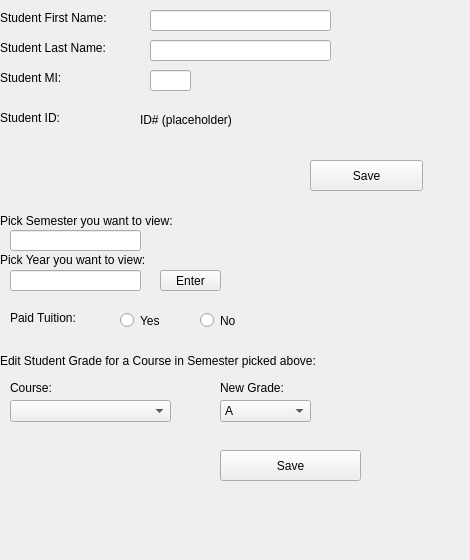
      <widget class="QWidget" name="stackedWidget_2Page1">
       <widget class="QLabel" name="label_65">
        <property name="geometry">
         <rect>
          <x>0</x>
          <y>10</y>
          <width>181</width>
          <height>16</height>
         </rect>
        </property>
        <property name="text">
         <string>Student First Name:</string>
        </property>
       </widget>
       <widget class="QLineEdit" name="studentFirstNameLineEdit">
        <property name="geometry">
         <rect>
          <x>150</x>
          <y>10</y>
          <width>181</width>
          <height>21</height>
         </rect>
        </property>
       </widget>
       <widget class="QLabel" name="label_220">
        <property name="geometry">
         <rect>
          <x>0</x>
          <y>40</y>
          <width>171</width>
          <height>16</height>
         </rect>
        </property>
        <property name="text">
         <string>Student Last Name:</string>
        </property>
       </widget>
       <widget class="QLineEdit" name="studentLastNameLineEdit">
        <property name="geometry">
         <rect>
          <x>150</x>
          <y>40</y>
          <width>181</width>
          <height>21</height>
         </rect>
        </property>
       </widget>
       <widget class="QLabel" name="label_230">
        <property name="geometry">
         <rect>
          <x>0</x>
          <y>70</y>
          <width>81</width>
          <height>16</height>
         </rect>
        </property>
        <property name="text">
         <string>Student MI:</string>
        </property>
       </widget>
       <widget class="QLineEdit" name="studentMILineEdit">
        <property name="geometry">
         <rect>
          <x>150</x>
          <y>70</y>
          <width>41</width>
          <height>21</height>
         </rect>
        </property>
       </widget>
       <widget class="QLabel" name="label_66">
        <property name="geometry">
         <rect>
          <x>0</x>
          <y>110</y>
          <width>81</width>
          <height>16</height>
         </rect>
        </property>
        <property name="text">
         <string>Student ID:</string>
        </property>
       </widget>
       <widget class="QPushButton" name="saveStudentData">
        <property name="geometry">
         <rect>
          <x>310</x>
          <y>160</y>
          <width>113</width>
          <height>31</height>
         </rect>
        </property>
        <property name="text">
         <string>Save</string>
        </property>
       </widget>
       <widget class="QWidget" name="widget" native="true">
        <property name="enabled">
         <bool>true</bool>
        </property>
        <property name="geometry">
         <rect>
          <x>-10</x>
          <y>200</y>
          <width>461</width>
          <height>351</height>
         </rect>
        </property>
        <property name="autoFillBackground">
         <bool>false</bool>
        </property>
        <widget class="QLabel" name="label_160">
         <property name="geometry">
          <rect>
           <x>10</x>
           <y>10</y>
           <width>251</width>
           <height>21</height>
          </rect>
         </property>
         <property name="text">
          <string>Pick Semester you want to view:</string>
         </property>
        </widget>
        <widget class="QLabel" name="label_161">
         <property name="geometry">
          <rect>
           <x>20</x>
           <y>110</y>
           <width>91</width>
           <height>16</height>
          </rect>
         </property>
         <property name="text">
          <string>Paid Tuition:</string>
         </property>
        </widget>
        <widget class="QRadioButton" name="radioButton">
         <property name="geometry">
          <rect>
           <x>130</x>
           <y>110</y>
           <width>141</width>
           <height>21</height>
          </rect>
         </property>
         <property name="text">
          <string>Yes</string>
         </property>
        </widget>
        <widget class="QRadioButton" name="radioButton_2">
         <property name="geometry">
          <rect>
           <x>210</x>
           <y>110</y>
           <width>91</width>
           <height>21</height>
          </rect>
         </property>
         <property name="text">
          <string>No</string>
         </property>
        </widget>
        <widget class="QWidget" name="widget_3" native="true">
         <property name="geometry">
          <rect>
           <x>10</x>
           <y>140</y>
           <width>451</width>
           <height>191</height>
          </rect>
         </property>
         <widget class="QLabel" name="label_67">
          <property name="geometry">
           <rect>
            <x>0</x>
            <y>10</y>
            <width>450</width>
            <height>21</height>
           </rect>
          </property>
          <property name="text">
           <string>Edit Student Grade for a Course in Semester picked above:</string>
          </property>
         </widget>
         <widget class="QLabel" name="label_68">
          <property name="geometry">
           <rect>
            <x>10</x>
            <y>40</y>
            <width>51</width>
            <height>16</height>
           </rect>
          </property>
          <property name="text">
           <string>Course: </string>
          </property>
         </widget>
         <widget class="QComboBox" name="studentGradeCourseComboBox">
          <property name="geometry">
           <rect>
            <x>10</x>
            <y>60</y>
            <width>161</width>
            <height>22</height>
           </rect>
          </property>
         </widget>
         <widget class="QLabel" name="label_200">
          <property name="geometry">
           <rect>
            <x>220</x>
            <y>40</y>
            <width>91</width>
            <height>16</height>
           </rect>
          </property>
          <property name="text">
           <string>New Grade:</string>
          </property>
         </widget>
         <widget class="QComboBox" name="studentGradeNewGradeComboBox">
          <property name="geometry">
           <rect>
            <x>220</x>
            <y>60</y>
            <width>91</width>
            <height>22</height>
           </rect>
          </property>
          <property name="currentText">
           <string>A</string>
          </property>
          <property name="currentIndex">
           <number>0</number>
          </property>
          <item>
           <property name="text">
            <string>A</string>
           </property>
          </item>
          <item>
           <property name="text">
            <string>B</string>
           </property>
          </item>
          <item>
           <property name="text">
            <string>C</string>
           </property>
          </item>
          <item>
           <property name="text">
            <string>D</string>
           </property>
          </item>
          <item>
           <property name="text">
            <string>F</string>
           </property>
          </item>
         </widget>
         <widget class="QPushButton" name="saveStudentGrade">
          <property name="geometry">
           <rect>
            <x>220</x>
            <y>110</y>
            <width>141</width>
            <height>31</height>
           </rect>
          </property>
          <property name="text">
           <string>Save</string>
          </property>
         </widget>
        </widget>
        <widget class="QPushButton" name="semesterEnter">
         <property name="geometry">
          <rect>
           <x>170</x>
           <y>70</y>
           <width>61</width>
           <height>21</height>
          </rect>
         </property>
         <property name="text">
          <string>Enter</string>
         </property>
        </widget>
        <widget class="QLineEdit" name="semesterLineEdit">
         <property name="geometry">
          <rect>
           <x>20</x>
           <y>30</y>
           <width>131</width>
           <height>21</height>
          </rect>
         </property>
        </widget>
        <widget class="QLineEdit" name="yearLineEdit">
         <property name="geometry">
          <rect>
           <x>20</x>
           <y>70</y>
           <width>131</width>
           <height>21</height>
          </rect>
         </property>
        </widget>
        <widget class="QLabel" name="label_58">
         <property name="geometry">
          <rect>
           <x>10</x>
           <y>50</y>
           <width>251</width>
           <height>20</height>
          </rect>
         </property>
         <property name="text">
          <string>Pick Year you want to view:</string>
         </property>
        </widget>
       </widget>
       <widget class="QLabel" name="label_72">
        <property name="geometry">
         <rect>
          <x>140</x>
          <y>110</y>
          <width>281</width>
          <height>20</height>
         </rect>
        </property>
        <property name="text">
         <string>ID# (placeholder)</string>
        </property>
       </widget>
      </widget>
